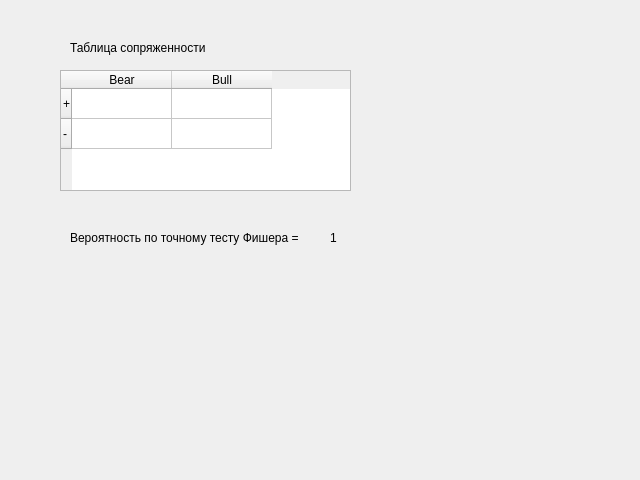
<?xml version="1.0" encoding="UTF-8"?>
<ui version="4.0">
    <class>Form</class>
    <widget class="QWidget" name="Form">
        <property name="geometry">
            <rect>
                <x>0</x>
                <y>0</y>
                <width>640</width>
                <height>480</height>
            </rect>
        </property>
        <property name="windowTitle">
            <string>Form</string>
        </property>
        <widget class="QTableWidget" name="tableWidget">
            <property name="geometry">
                <rect>
                    <x>60</x>
                    <y>70</y>
                    <width>291</width>
                    <height>121</height>
                </rect>
            </property>
            <row>
                <property name="text">
                    <string>+</string>
                </property>
            </row>
            <row>
                <property name="text">
                    <string>-</string>
                </property>
            </row>
            <column>
                <property name="text">
                    <string>Bear</string>
                </property>
            </column>
            <column>
                <property name="text">
                    <string>Bull</string>
                </property>
            </column>
        </widget>
        <widget class="QLabel" name="label">
            <property name="geometry">
                <rect>
                    <x>70</x>
                    <y>40</y>
                    <width>201</width>
                    <height>16</height>
                </rect>
            </property>
            <property name="text">
                <string>Таблица сопряженности</string>
            </property>
        </widget>
        <widget class="QLabel" name="label_2">
            <property name="geometry">
                <rect>
                    <x>70</x>
                    <y>230</y>
                    <width>251</width>
                    <height>16</height>
                </rect>
            </property>
            <property name="text">
                <string>Вероятность по точному тесту Фишера =</string>
            </property>
        </widget>
        <widget class="QLabel" name="label_3">
            <property name="geometry">
                <rect>
                    <x>330</x>
                    <y>230</y>
                    <width>171</width>
                    <height>16</height>
                </rect>
            </property>
            <property name="text">
                <string>1</string>
            </property>
        </widget>
    </widget>
    <resources/>
    <connections/>
</ui>
